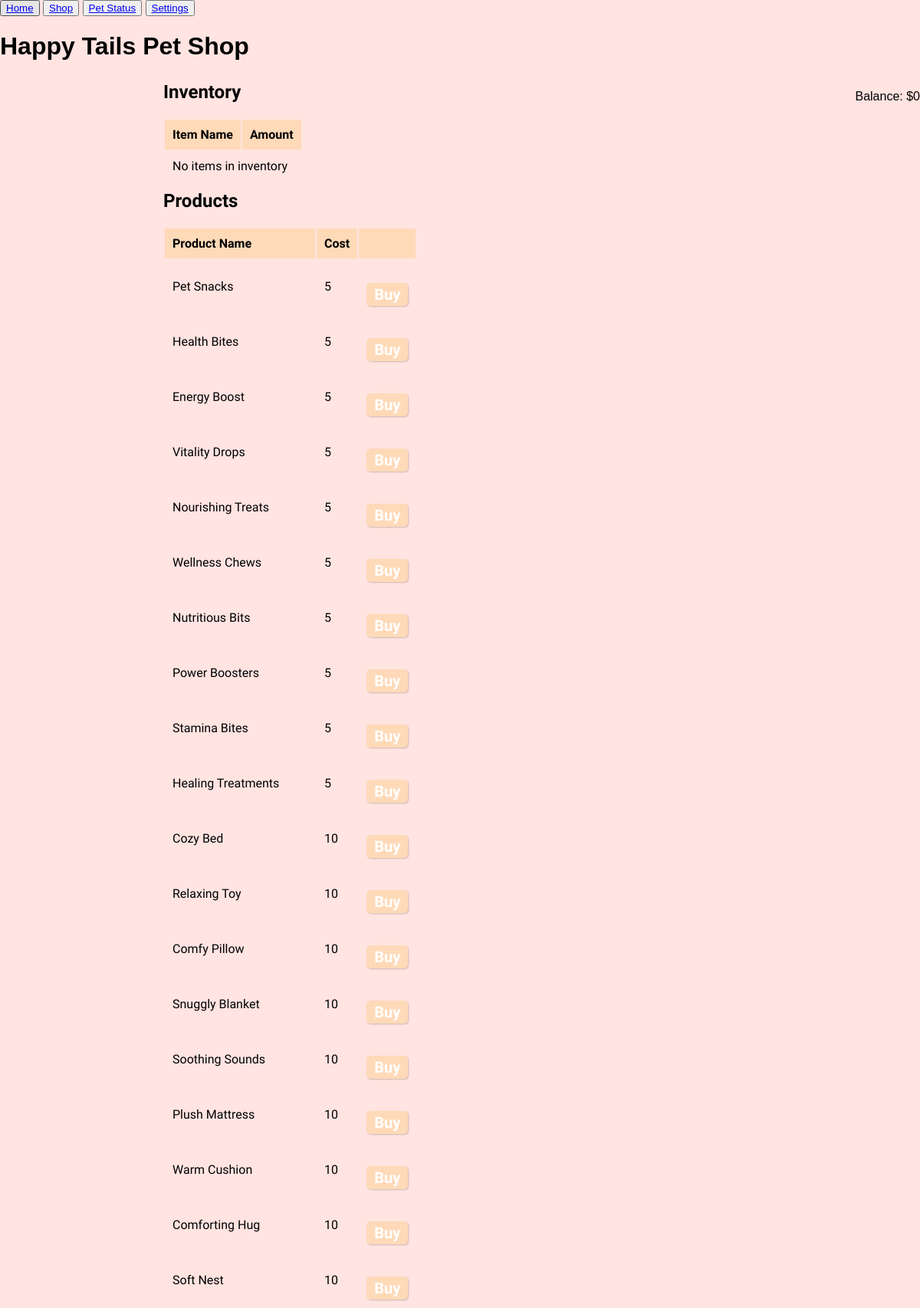
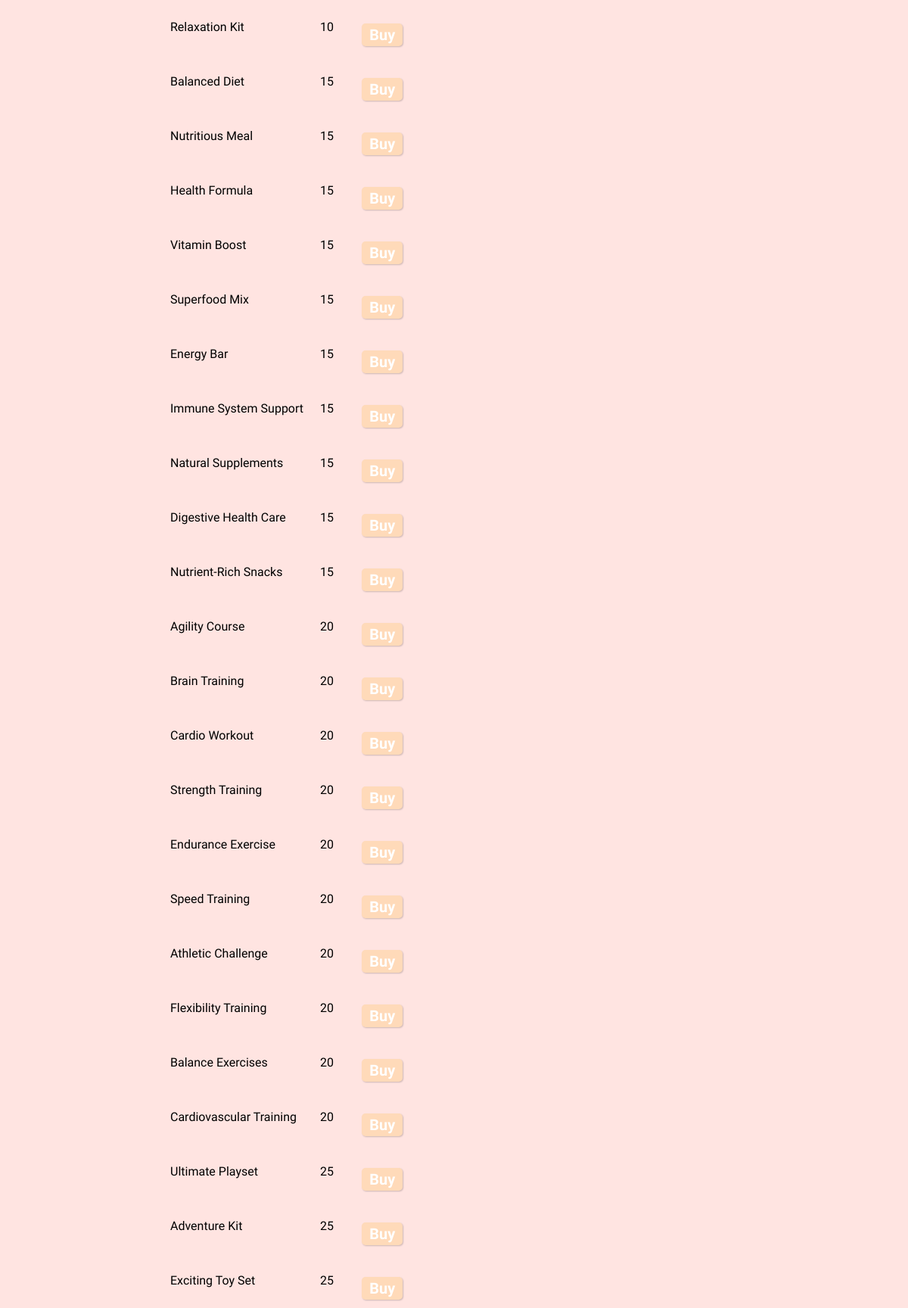
Page /shop (upper part) on the committed database (2 pictures, top to bottom).
### tables this page shows
CREATE TABLE pet_shop
                (item_id INTEGER PRIMARY KEY AUTOINCREMENT,
                item_name TEXT,
                cost INTEGER,
                effect INTEGER,
                weather_2xx REAL,
                weather_3xx REAL,
                weather_5xx REAL,
                weather_6xx REAL,
                weather_7xx REAL,
                weather_8xx REAL,
                ideal_time INTEGER);

### webapp.py (the view)
@app.route('/shop')
def shop():
    conn = sqlite3.connect('db/accountapet.db')
    c = conn.cursor()
    c.execute("SELECT user_name, user_id FROM current_user")
    result = c.fetchone()
    if result is None:
        return render_template('login.html')
    else:
        user_name, user_id = result[0], result[1]
    c.execute("SELECT wallet FROM users WHERE user_id=?", (user_id,))
    result = c.fetchone()
    wallet = result[0] if result else 0
    c.execute("SELECT item_id, item_name, item_amount, effect FROM inventory WHERE user_id=?", (user_id,))
    user_inventory = c.fetchall()
    c.execute("SELECT item_id, item_name, cost, effect FROM pet_shop")
    pet_shop_items = c.fetchall()
    c.close()
    conn.close()
    return render_template('shop.html', user_name=user_name, wallet=wallet, user_inventory=user_inventory, pet_shop_items=pet_shop_items)

### templates/shop.html (shortened to what this page needs)
<!DOCTYPE html>
<html>
<head>
    <link rel="stylesheet" type="text/css" href="{{ url_for('static', filename='style.css') }}">
</head>
<body>
    <div class="nav">
        <button class="button-nav"><a href="{{ url_for('home') }}">Home</a></button>
        <button class="button-nav"><a href="{{ url_for('shop') }}">Shop</a></button>
        <button class="button-nav"><a href="{{ url_for('pet_status') }}">Pet Status</a></button>
        <button class="button-nav"><a href="{{ url_for('settings') }}">Settings</a></button>
    </div>
    <h1>Happy Tails Pet Shop</h1>
    <p class="wallet">Balance: ${{ wallet }}</p>
    <div class="content">
        <div class="table-container">
          <div class="column table">
            <h2>Inventory</h2>
            <table>
              <thead>
                <tr>
                  <th>Item Name</th>
                  <th>Amount</th>
                </tr>
              </thead>
              <tbody>
                {% if user_inventory %}
                  {% for item in user_inventory %}
                    <tr>
                      <td>{{ item[1] }}</td>
                      <td>{{ item[2] }}</td>
                    </tr>
                  {% endfor %}
                {% else %}
                  <tr>
                    <td colspan="2">No items in inventory</td>
                  </tr>
                {% endif %}
              </tbody>
            </table>
          </div>
          <div class="column table">
            <h2>Products</h2>
            <table>
              <thead>
                <tr>
                  <th>Product Name</th>
                  <th>Cost</th>
                  <th></th>
                </tr>
              </thead>
              <tbody>
                {% for item in pet_shop_items %}
                  <tr>
                    <td>{{ item[1] }}</td>
                    <td>{{ item[2] }}</td>
                    <td>
                      <form action="http://127.0.0.1:5002/shop" method="POST">
                        <button type="submit">Buy</button>
                      </form>
                    </td>
                  </tr>
                {% endfor %}
              </tbody>
            </table>
          </div>
        </div>
    </div>
</body>
</html>

### static/style.css (style rules this page uses)
body { margin: 0; padding: 0; font-family: sans-serif; background-color: #FFE4E1; }
.content { max-width: 800px; margin: 0 auto; }
form { width: 40%; }
form button { display: block; height: 40px; margin-top: 20px; font-size: 20px; font-weight: bold; font-family: 'Tilt Warp'; color: #fff; background-color: #FFDAB9; border-radius: 5px; border: none; box-shadow: 1px 1px 2px rgba(0,0,0,0.2); padding: 0 10px; }
.wallet { float: right; }
.table-container { display: flex; flex-wrap: wrap; justify-content: center; align-items: flex-start; }
.table { width: 48%; margin-right: 1%; margin-left: 1%; }
.table h2 { font-size: 24px; font-family: 'Tilt Warp'; margin-top: 0; margin-bottom: 20px; }
.table th, .table td { padding: 10px; text-align: left; font-size: 16px; font-family: 'Tilt Warp'; }
.table th { background-color: #FFDAB9; }
.table td { background-color: #FFE4E1; }
.table td button { background-color: #FFDAB9; color: #fff; border-radius: 5px; border: none; box-shadow: 1px 1px 2px rgba(0,0,0,0.2); padding: 0 10px; height: 30px; cursor: pointer; }
.column { flex: 50%; padding: 5px; }

### rows in the picture
pet_shop: item_name "Pet Snacks", cost "5"
pet_shop: item_name "Health Bites", cost "5"
pet_shop: item_name "Energy Boost", cost "5"
pet_shop: item_name "Vitality Drops", cost "5"
pet_shop: item_name "Nourishing Treats", cost "5"
pet_shop: item_name "Wellness Chews", cost "5"
pet_shop: item_name "Nutritious Bits", cost "5"
pet_shop: item_name "Power Boosters", cost "5"
pet_shop: item_name "Stamina Bites", cost "5"
pet_shop: item_name "Healing Treatments", cost "5"
pet_shop: item_name "Cozy Bed", cost "10"
pet_shop: item_name "Relaxing Toy", cost "10"
pet_shop: item_name "Comfy Pillow", cost "10"
pet_shop: item_name "Snuggly Blanket", cost "10"
pet_shop: item_name "Soothing Sounds", cost "10"
pet_shop: item_name "Plush Mattress", cost "10"
pet_shop: item_name "Warm Cushion", cost "10"
pet_shop: item_name "Comforting Hug", cost "10"
pet_shop: item_name "Soft Nest", cost "10"
pet_shop: item_name "Relaxation Kit", cost "10"
pet_shop: item_name "Balanced Diet", cost "15"
pet_shop: item_name "Nutritious Meal", cost "15"
pet_shop: item_name "Health Formula", cost "15"
pet_shop: item_name "Vitamin Boost", cost "15"
pet_shop: item_name "Superfood Mix", cost "15"
pet_shop: item_name "Energy Bar", cost "15"
pet_shop: item_name "Immune System Support", cost "15"
pet_shop: item_name "Natural Supplements", cost "15"
pet_shop: item_name "Digestive Health Care", cost "15"
pet_shop: item_name "Nutrient-Rich Snacks", cost "15"
pet_shop: item_name "Agility Course", cost "20"
pet_shop: item_name "Brain Training", cost "20"
pet_shop: item_name "Cardio Workout", cost "20"
pet_shop: item_name "Strength Training", cost "20"
pet_shop: item_name "Endurance Exercise", cost "20"
pet_shop: item_name "Speed Training", cost "20"
pet_shop: item_name "Athletic Challenge", cost "20"
pet_shop: item_name "Flexibility Training", cost "20"
pet_shop: item_name "Balance Exercises", cost "20"
pet_shop: item_name "Cardiovascular Training", cost "20"
pet_shop: item_name "Ultimate Playset", cost "25"
pet_shop: item_name "Adventure Kit", cost "25"
pet_shop: item_name "Exciting Toy Set", cost "25"

### other values in the picture
{{ wallet }} "0"
